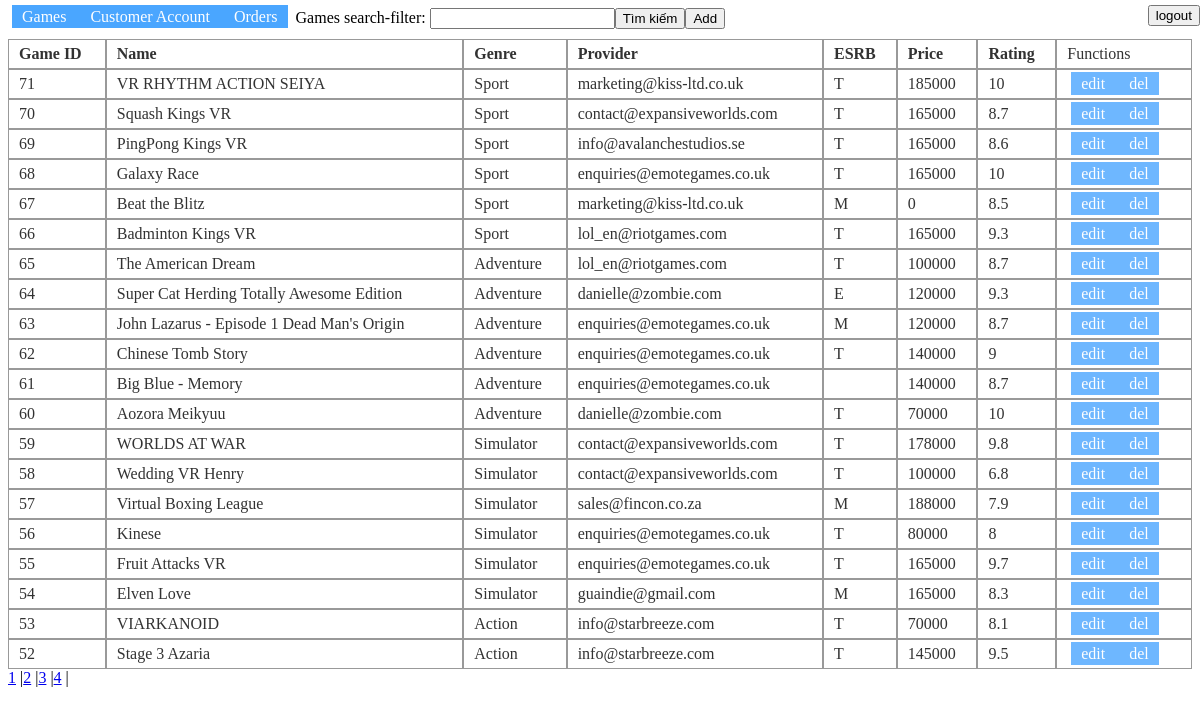
Page /adcpg.php?id=games&col=gid&action=ASC&ac=1&page=0 (signed in) on the earlier database version.
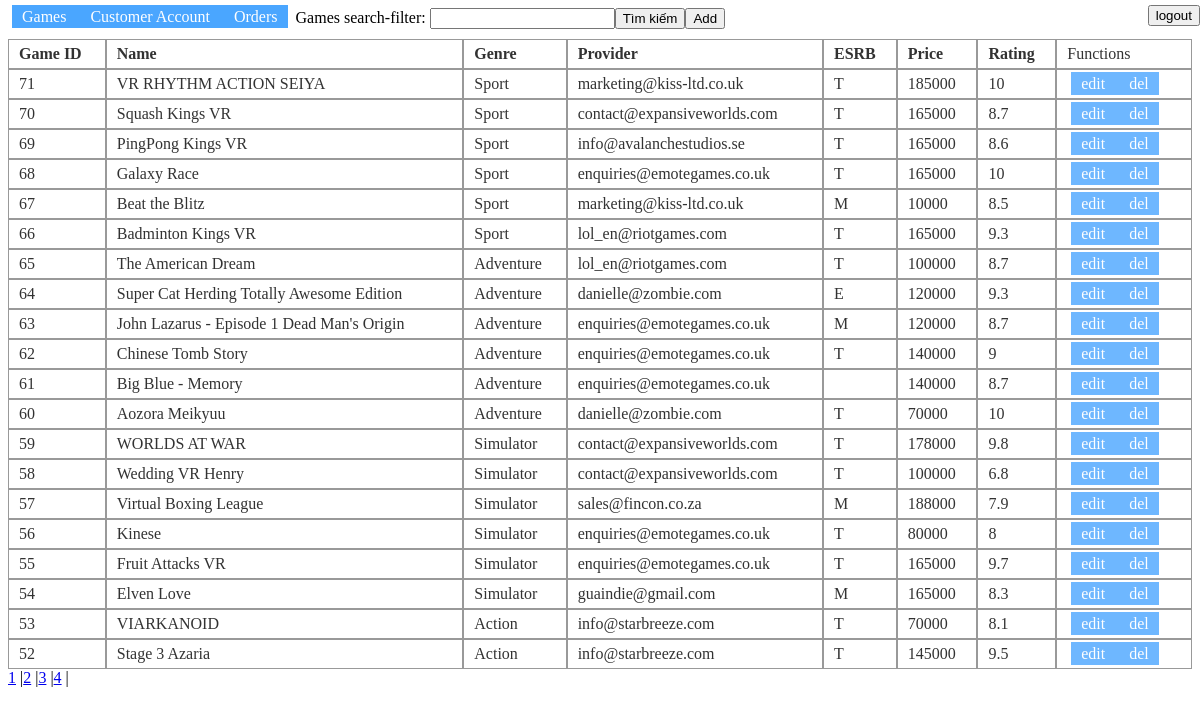
Same page on the later database version.
### tables this page shows
CREATE TABLE `games` (
  `Gid` int(11) NOT NULL,
  `Gname` varchar(1000) DEFAULT NULL,
  `GGid` int(11) DEFAULT NULL,
  `Nid` int(11) DEFAULT NULL,
  `ESRB` varchar(5) DEFAULT NULL,
  `description` text DEFAULT NULL,
  `Price` float DEFAULT NULL,
  `Rating` float DEFAULT NULL,
  `gimage` text DEFAULT NULL
);

CREATE TABLE `ggenre` (
  `GGid` int(11) NOT NULL,
  `GGname` varchar(20) DEFAULT NULL
);

CREATE TABLE `ncc` (
  `Nid` int(11) NOT NULL,
  `Nphone` varchar(11) DEFAULT NULL,
  `NBmail` varchar(100) NOT NULL
);

### nonsearch.php (the view, shortened to what this page needs)
<!doctype html>
<html>
<head>
</head>
<?php
	if(isset($_GET['id']))
	$tID = $_GET['id'];
	if(isset($_GET['col']))
	$colu= $_GET['col'];
	if(isset($_GET['action']))
	$sortie= $_GET['action'];
	$conn->query("set names utf8");
	if($_GET['ac']!=0)
	if($sortie=="DESC") $sortie="ASC";
	else $sortie="DESC";
	echo "<div class='satan'>
			<table class='wrath'>
				";
	if($tID == "games" && !isset($_POST['filth']))
	{
		$lim=20;
		if($result = $conn->query("select count(Gid) as total from $tID"))
		{
			$temp = mysqli_fetch_assoc($result);
			$totalpage= ceil($temp['total']/$lim);
		}
		$vcurpage= $_GET['page'];
		if($colu!="")
		$quer="select * from games order by $colu $sortie limit $vcurpage,$lim";
		else
		$quer="select * from games order by gid $sortie limit $vcurpage,$lim";
		$result=$conn->query($quer);
		echo '<tr><td><div class="butts2"><a href="adcpg.php?id='.$tID.'&col=gid&action='.$sortie.'&ac=1&page=0">Game ID</a></div></td>
		<td><div class="butts2"><a href="adcpg.php?id='.$tID.'&col=gname&action='.$sortie.'&ac=1&page=0">Name</a></div></td>
		<td><div class="butts2"><a href="adcpg.php?id='.$tID.'&col=ggid&action='.$sortie.'&ac=1&page=0">Genre</a></div></td>
		<td><div class="butts2"><a href="adcpg.php?id='.$tID.'&col=nid&action='.$sortie.'&ac=1&page=0">Provider</a></div></td>
		<td><div class="butts2"><a href="adcpg.php?id='.$tID.'&col=esrb&action='.$sortie.'&ac=1&page=0">ESRB</a></div></td>
		<td><div class="butts2"><a href="adcpg.php?id='.$tID.'&col=price&action='.$sortie.'&ac=1&page=0">Price</a></div></td>
		<td><div class="butts2"><a href="adcpg.php?id='.$tID.'&col=rating&action='.$sortie.'&ac=1&page=0">Rating</a></div></td>
		<td>Functions</td></tr>';
		while($row=mysqli_fetch_array($result))
		{
			echo"<tr><td>".$row['Gid']."</td>";
			echo"<td>".$row['Gname']."</td>";
			$quer2="select * from ggenre where ggid='".$row['GGid']."'";
			$result2=$conn->query($quer2);
			$meh=mysqli_fetch_array($result2);
			if($result2) {
				echo"<td>".$meh['GGname']."</td>";
				 }
			else { echo mysqli_error($conn); echo"<td>nothing</td>";}
			$quer2="select * from ncc where Nid='".$row['Nid']."'";
			$result2=$conn->query($quer2);
			$meh=mysqli_fetch_array($result2);
			if($result2) {
				echo"<td>".$meh['NBmail']."</td>";	 }
			else { echo mysqli_error($conn); echo"<td>nothing</td>";}
			echo"<td>".$row['ESRB']."</td>";
			echo"<td>".$row['Price']."</td>";
			echo"<td>".$row['Rating']."</td>";
			echo '<td> <div class="butts">';
			echo "<a href='#' onclick='openNav(".$row['Gid'].",&#039$tID&#039)'> edit </a> ";
			echo '<a href="#" onclick="Enma('.$row['Gid'].',&#039'.$tID.'&#039)"> del </a></div> </td>';
			echo "</tr> ";
		}
		echo "</table></div>";
		echo '<div style="clear: both;">';
		for($i = 0; $i < $totalpage; $i++)
		{
			echo '<a href="adcpg.php?id='.$_GET['id'].'&col='.$_GET['col'].'&action='.$sortie.'&ac=0&page='.($i*$lim).'">'.($i+1).'</a> |';
		}
		echo '</div>';
	}
	include('Edpg.php');
	?>
<body>
</body>
</html>

Differences in the rows shown:
changed games "Beat the Blitz": Price "0" → "10000"
